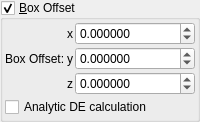
    <widget class="MyGroupBox" name="groupCheck_transf_function_enabledx_false">
     <property name="title">
      <string>&amp;Box Offset</string>
     </property>
     <property name="checkable">
      <bool>true</bool>
     </property>
     <layout class="QVBoxLayout" name="verticalLayout_21" stretch="0,0">
      <property name="spacing">
       <number>2</number>
      </property>
      <property name="leftMargin">
       <number>2</number>
      </property>
      <property name="topMargin">
       <number>2</number>
      </property>
      <property name="rightMargin">
       <number>2</number>
      </property>
      <property name="bottomMargin">
       <number>2</number>
      </property>
      <item>
       <layout class="QGridLayout" name="gridLayout" columnstretch="0,0,0,1">
        <property name="spacing">
         <number>2</number>
        </property>
        <item row="1" column="3">
         <widget class="MyDoubleSpinBox" name="spinbox3_transf_addition_constantA_000_x">
          <property name="sizePolicy">
           <sizepolicy hsizetype="Minimum" vsizetype="Maximum">
            <horstretch>0</horstretch>
            <verstretch>0</verstretch>
           </sizepolicy>
          </property>
          <property name="prefix">
           <string/>
          </property>
          <property name="suffix">
           <string/>
          </property>
          <property name="decimals">
           <number>6</number>
          </property>
          <property name="minimum">
           <double>-99.989999999999995</double>
          </property>
          <property name="maximum">
           <double>99.989999999999995</double>
          </property>
          <property name="singleStep">
           <double>0.100000000000000</double>
          </property>
         </widget>
        </item>
        <item row="2" column="3">
         <widget class="MyDoubleSpinBox" name="spinbox3_transf_addition_constantA_000_y">
          <property name="sizePolicy">
           <sizepolicy hsizetype="Minimum" vsizetype="Maximum">
            <horstretch>0</horstretch>
            <verstretch>0</verstretch>
           </sizepolicy>
          </property>
          <property name="prefix">
           <string/>
          </property>
          <property name="suffix">
           <string/>
          </property>
          <property name="decimals">
           <number>6</number>
          </property>
          <property name="minimum">
           <double>-99.989999999999995</double>
          </property>
          <property name="maximum">
           <double>99.989999999999995</double>
          </property>
          <property name="singleStep">
           <double>0.100000000000000</double>
          </property>
         </widget>
        </item>
        <item row="3" column="2">
         <widget class="QLabel" name="label_111">
          <property name="text">
           <string notr="true">z</string>
          </property>
         </widget>
        </item>
        <item row="1" column="2">
         <widget class="QLabel" name="label_109">
          <property name="text">
           <string notr="true">x</string>
          </property>
         </widget>
        </item>
        <item row="2" column="1">
         <widget class="QLabel" name="label_2">
          <property name="text">
           <string>Box Offset:</string>
          </property>
         </widget>
        </item>
        <item row="2" column="2">
         <widget class="QLabel" name="label_110">
          <property name="text">
           <string notr="true">y</string>
          </property>
         </widget>
        </item>
        <item row="3" column="3">
         <widget class="MyDoubleSpinBox" name="spinbox3_transf_addition_constantA_000_z">
          <property name="sizePolicy">
           <sizepolicy hsizetype="Minimum" vsizetype="Maximum">
            <horstretch>0</horstretch>
            <verstretch>0</verstretch>
           </sizepolicy>
          </property>
          <property name="prefix">
           <string/>
          </property>
          <property name="suffix">
           <string/>
          </property>
          <property name="decimals">
           <number>6</number>
          </property>
          <property name="minimum">
           <double>-99.989999999999995</double>
          </property>
          <property name="maximum">
           <double>99.989999999999995</double>
          </property>
          <property name="singleStep">
           <double>0.100000000000000</double>
          </property>
         </widget>
        </item>
       </layout>
      </item>
      <item>
       <widget class="MyCheckBox" name="checkBox_transf_function_enabled_false">
        <property name="toolTip">
         <string>&lt;html&gt;&lt;head/&gt;&lt;body&gt;&lt;p&gt;Can sometimes improve render quality when using analytic DE&lt;/p&gt;&lt;/body&gt;&lt;/html&gt;</string>
        </property>
        <property name="text">
         <string>Analytic DE calculation</string>
        </property>
       </widget>
      </item>
     </layout>
    </widget>
